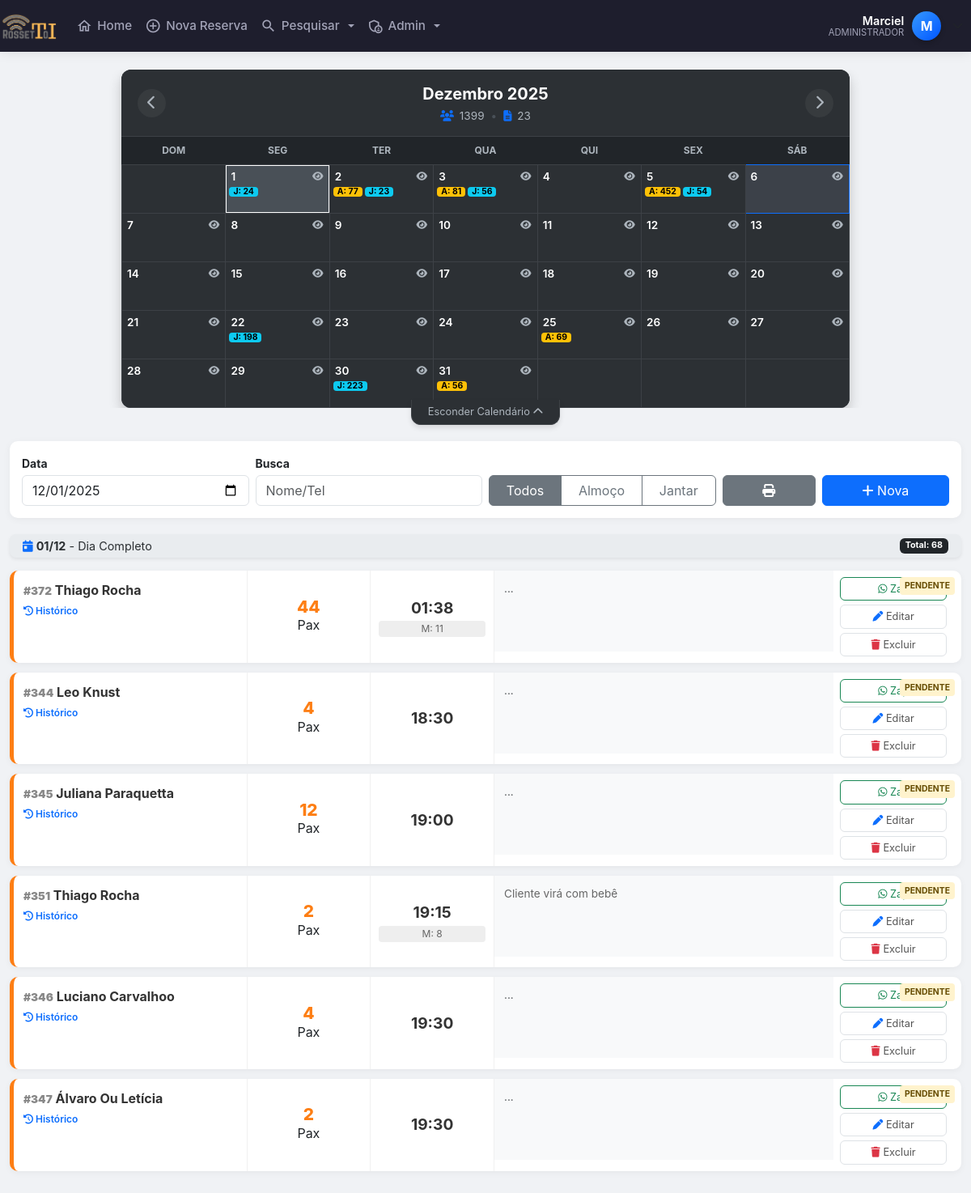
The app's page /demonstrar.php?filtro_data=2025-12-01 (signed in) with its own data.
### tables this page shows
CREATE TABLE `clientes` (
  `id` int(11) NOT NULL AUTO_INCREMENT,
  `nome` varchar(100) NOT NULL,
  `data` date NOT NULL,
  `num_pessoas` int(11) NOT NULL,
  `horario` time NOT NULL,
  `telefone` varchar(255) DEFAULT NULL,
  `telefone2` varchar(255) DEFAULT NULL,
  `tipo_evento` varchar(50) NOT NULL,
  `forma_pagamento` varchar(50) NOT NULL,
  `valor_rodizio` int(11) DEFAULT NULL,
  `num_mesa` varchar(255) DEFAULT NULL,
  `observacoes` varchar(300) NOT NULL,
  `obsCliente` varchar(255) DEFAULT NULL,
  `data_emissao` datetime NOT NULL DEFAULT current_timestamp(),
  `status` tinyint(1) DEFAULT 1,
  `confirmado` tinyint(1) DEFAULT 0,
  `usuario_id` int(11) DEFAULT NULL,
  `motivo_cancelamento` varchar(255) DEFAULT NULL,
  PRIMARY KEY (`id`)
);

### demonstrar.php (the view, shortened to what this page needs)
<?php
require 'config.php';
function renderizarListaReservas($pdo, $filtroData, $buscaTexto, $periodo) {
    $sqlWhere = " WHERE status != 0 ";
    $params   = [];
    if (!empty($filtroData)) {
        $sqlWhere .= " AND data = :data ";
        $params[':data'] = $filtroData;
    }
    $tituloPeriodo = "Dia Completo";
    $sqlTotal = $pdo->prepare("SELECT SUM(num_pessoas) as total FROM clientes $sqlWhere");
    $sqlTotal->execute($params);
    $total_pessoas = $sqlTotal->fetch()['total'] ?? 0;
    $sql = $pdo->prepare("SELECT * FROM clientes $sqlWhere ORDER BY horario ASC");
    $sql->execute($params);
    $reservas = $sql->fetchAll(PDO::FETCH_ASSOC);
    ?>
    <div class="alert alert-secondary py-1 px-3 d-flex justify-content-between align-items-center mb-3 shadow-sm" style="font-size:0.9rem; border-radius:8px; border:none; background:#e9ecef;">
        <span>
            <i class="fas fa-calendar-day text-primary"></i> <strong><?= date('d/m', strtotime($filtroData)) ?></strong> - <?= $tituloPeriodo ?>
        </span>
        <span class="badge bg-dark">Total: <?= $total_pessoas ?></span>
    </div>
    <div class="lista-reservas-conteudo">
        <?php if(count($reservas) > 0): ?>
            <?php foreach($reservas as $r):
                $isConfirmado = ($r['confirmado'] == 1);
                $classeBorda  = $isConfirmado ? 'status-confirmado' : 'status-pendente';
                $horaShort    = date("H:i", strtotime($r['horario']));
                $nome         = ucwords(strtolower($r['nome']));
                $telLimpo     = preg_replace('/[^0-9]/', '', $r['telefone']);
                $linkZapDireto= "https://wa.me/55$telLimpo";
                $msgZap       = "Olá $nome! Confirmando reserva para dia " . date('d/m', strtotime($r['data'])) . " às $horaShort para {$r['num_pessoas']} pessoas.";
                $linkZapComMsg= "https://wa.me/55$telLimpo?text=" . urlencode($msgZap);
            ?>
                <div class="reserva-card <?= $classeBorda ?>">
                    <span class="badge-status <?= $isConfirmado ? 'badge-ok' : 'badge-wait' ?>">
                        <?= $isConfirmado ? 'Confirmado' : 'Pendente' ?>
                    </span>
                    <div class="sec-info">
                        <div class="client-name">
                            <span class="id-reserva">#<?= $r['id'] ?></span> <?= htmlspecialchars($nome) ?>
                        </div>
                        <span class="btn-perfil" onclick="abrirModalPerfil('<?= $telLimpo ?>')">
                            <i class="fas fa-history"></i> <span class="d-none d-md-inline">Histórico</span>
                        </span>
                    </div>
                    <div class="sec-mobile-meta">
                        <div class="sec-pax">
                            <span class="pax-count"><?= (int)$r['num_pessoas'] ?></span>
                            <span class="pax-label">Pax</span>
                        </div>
                        <div class="sec-time">
                            <div class="time-display"><?= $horaShort ?></div>
                            <?php if(!empty($r['num_mesa'])): ?>
                                <div class="mesa-display">M: <?= htmlspecialchars($r['num_mesa']) ?></div>
                            <?php endif; ?>
                        </div>
                    </div>
                    <div class="sec-obs">
                        <?= empty($r['observacoes']) ? '<span class="text-muted">...</span>' : htmlspecialchars($r['observacoes']) ?>
                    </div>
                    <div class="sec-actions">
                        <button class="btn-action btn-whatsapp" onclick="abrirModalZap(<?= $r['id'] ?>, '<?= $linkZapComMsg ?>', '<?= $linkZapDireto ?>')">
                            <i class="fab fa-whatsapp"></i> <span class="btn-text">Zap</span>
                        </button>
                        <a href="editar_reserva.php?id=<?= $r['id'] ?>" class="btn-action">
                            <i class="fas fa-pen text-primary"></i> <span class="btn-text">Editar</span>
                        </a>
                        <a href="excluir_reserva.php?id=<?= $r['id'] ?>" class="btn-action" onclick="return confirm('Excluir?')">
                            <i class="fas fa-trash text-danger"></i> <span class="btn-text">Excluir</span>
                        </a>
                    </div>
                </div>
            <?php endforeach; ?>
        <?php else: ?>
            <div class="text-center py-4 text-muted">Nenhuma reserva encontrada para este filtro.</div>
        <?php endif; ?>
    </div>
    <?php
    return ob_get_clean();
}
require 'cabecalho.php';
$filtroData = $_REQUEST['filtro_data'] ?? date('Y-m-d');
$buscaTexto = $_REQUEST['busca_texto'] ?? '';
$periodo    = $_REQUEST['periodo'] ?? 'todos';
function generateCalendar(PDO $pdo, int $month, int $year): string {
    global $filtroData, $buscaTexto, $periodo;
    $stmt = $pdo->prepare("SELECT data, SUM(CASE WHEN horario BETWEEN '11:00:00' AND '17:59:00' THEN IF(status!=0, num_pessoas, 0) ELSE 0 END) AS almoco, SUM(CASE WHEN horario BETWEEN '18:00:00' AND '23:59:00' THEN IF(status!=0, num_pessoas, 0) ELSE 0 END) AS jantar FROM clientes WHERE MONTH(data) = :m AND YEAR(data) = :y GROUP BY data");
    $stmt->execute(['m' => $month, 'y' => $year]);
    $map = [];
    while($row = $stmt->fetch(PDO::FETCH_ASSOC)) $map[$row['data']] = $row;
    $stmtTotal = $pdo->prepare("SELECT COUNT(*) as total_res, SUM(num_pessoas) as total_pax FROM clientes WHERE MONTH(data) = :m AND YEAR(data) = :y AND status != 0");
    $stmtTotal->execute(['m' => $month, 'y' => $year]);
    $totaisMes = $stmtTotal->fetch(PDO::FETCH_ASSOC);
    $totalPaxMes = $totaisMes['total_pax'] ?? 0;
    $totalResMes = $totaisMes['total_res'] ?? 0;
    $firstDayTs = mktime(0,0,0,$month,1,$year);
    $numDays    = (int)date('t', $firstDayTs);
    $dayOfWeek  = (int)date('w', $firstDayTs);
    $today      = date('Y-m-d');
    $prevM = $month-1; $prevY = $year; if($prevM<1){$prevM=12;$prevY--;}
    $nextM = $month+1; $nextY = $year; if($nextM>12){$nextM=1;$nextY++;}
    $q = http_build_query(['filtro_data'=>$filtroData, 'busca_texto'=>$buscaTexto, 'periodo'=>$periodo]);
    $monthName = ["Janeiro","Fevereiro","Março","Abril","Maio","Junho","Julho","Agosto","Setembro","Outubro","Novembro","Dezembro"][$month-1] ?? $month;
    $html = "<div class='calendar-container'>";
    $html .= "<div class='cal-header-modern'>";
    $html .= "<a href='?month=$prevM&year=$prevY&$q' class='btn-nav-cal'><i class='fas fa-chevron-left'></i></a>";
    $html .= "<div class='cal-title-group'>";
    $html .= "  <span class='cal-month-year'>{$monthName} {$year}</span>";
    $html .= "  <div class='cal-stats-badges'>";
    $html .= "      <span title='Total de Pessoas'><i class='fas fa-users'></i> {$totalPaxMes}</span>";
    $html .= "      <span class='divider'>•</span>";
    $html .= "      <span title='Total de Reservas'><i class='fas fa-file-alt'></i> {$totalResMes}</span>";
    $html .= "  </div>";
    $html .= "</div>";
    $html .= "<a href='?month=$nextM&year=$nextY&$q' class='btn-nav-cal'><i class='fas fa-chevron-right'></i></a>";
    $html .= "</div>";
    $html .= "<div class='table-responsive'><table class='cal-table'>";
    $html .= "<thead><tr><th>Dom</th><th>Seg</th><th>Ter</th><th>Qua</th><th>Qui</th><th>Sex</th><th>Sáb</th></tr></thead><tbody><tr>";
    if($dayOfWeek > 0) { for($i=0;$i<$dayOfWeek;$i++) $html .= "<td class='empty'></td>"; }
    $d = 1;
    while($d <= $numDays){
        if($dayOfWeek==7){ $dayOfWeek=0; $html.="</tr><tr>"; }
        $currDate = sprintf('%04d-%02d-%02d', $year, $month, $d);
        $alm = $map[$currDate]['almoco'] ?? 0;
        $jan = $map[$currDate]['jantar'] ?? 0;
        $cls = ($currDate === $today) ? 'today' : '';
        if($currDate === $filtroData) $cls .= ' selected';
        $html .= "<td class='day-cell $cls' onclick=\"mudarData('$currDate', this)\">";
        $html .= "  <div class='d-flex justify-content-between align-items-start'>";
        $html .= "      <span class='day-num'>$d</span>";
        $html .= "      <button class='btn-eye-sm' onclick=\"verReservasDia('$currDate', event)\"><i class='fas fa-eye'></i></button>";
        $html .= "  </div>";
        $html .= "  <div class='pills-container'>";
        if($alm > 0) $html .= "<span class='pill pill-a'>A: $alm</span>";
        if($jan > 0) $html .= "<span class='pill pill-j'>J: $jan</span>";
        $html .= "  </div>";
        $html .= "</td>";
        $d++; $dayOfWeek++;
    }
    if($dayOfWeek!=7){ for($i=0;$i<(7-$dayOfWeek);$i++) $html .= "<td class='empty'></td>"; }
    $html .= "</tr></tbody></table></div></div>";
    return $html;
}
$refMes = isset($_GET['month']) ? (int)$_GET['month'] : (int)date('m', strtotime($filtroData));
$refAno = isset($_GET['year'])  ? (int)$_GET['year']  : (int)date('Y', strtotime($filtroData));
$calendarHtml = generateCalendar($pdo, $refMes, $refAno);
?>
<!DOCTYPE html>
<html lang="pt-br">
<head>
    <link href="https://cdn.jsdelivr.net/npm/bootstrap@5.3.0/dist/css/bootstrap.min.css" rel="stylesheet">
    <link rel="stylesheet" href="https://cdnjs.cloudflare.com/ajax/libs/font-awesome/6.4.0/css/all.min.css">
</head>
<body>
<div class="container-fluid mt-3 no-print">
    <div id="cal-wrapper">
        <?= $calendarHtml ?>
    </div>
    <div class="toggle-cal-container">
        <button class="btn-toggle-cal" onclick="toggleCal()" id="btnToggleText">
            Esconder Calendário <i class="fas fa-chevron-up"></i>
        </button>
    </div>
    <div class="filter-bar">
        <form method="GET" class="row g-2 align-items-end" id="formFiltro">
            <div class="col-md-3 col-6">
                <label class="form-label fw-bold small mb-1">Data</label>
                <input type="date" name="filtro_data" id="filtro_data" class="form-control" value="<?= htmlspecialchars($filtroData) ?>" onchange="carregarListaAjax()">
            </div>
            <div class="col-md-3 col-6">
                <label class="form-label fw-bold small mb-1">Busca</label>
                <input type="text" name="busca_texto" id="busca_texto" class="form-control" placeholder="Nome/Tel" value="<?= htmlspecialchars($buscaTexto) ?>" onkeyup="carregarListaAjax()">
            </div>
            <div class="col-md-3 col-12">
                <div class="btn-group w-100" role="group">
                    <button type="button" onclick="setPeriodo('todos')" class="btn btn-outline-secondary active" id="btn-todos">Todos</button>
                    <button type="button" onclick="setPeriodo('almoco')" class="btn btn-outline-secondary" id="btn-almoco">Almoço</button>
                    <button type="button" onclick="setPeriodo('jantar')" class="btn btn-outline-secondary" id="btn-jantar">Jantar</button>
                </div>
            </div>
            <div class="col-md-3 col-12 d-flex gap-2">
                <button type="button" onclick="imprimirReservas()" class="btn btn-secondary flex-grow-1"><i class="fas fa-print"></i></button>
                <a href="adicionar_reserva.php" class="btn btn-primary flex-grow-1"><i class="fas fa-plus"></i> Nova</a>
            </div>
        </form>
    </div>
    <div id="area-lista-reservas">
        <?= renderizarListaReservas($pdo, $filtroData, $buscaTexto, $periodo) ?>
    </div>
</div>
</body>
</html>

### cabecalho.php (shortened to what this page needs)
<?php
require 'config.php';
$nome_usuario = "Visitante";
$status = null;
$letra_avatar = "U";
if (isset($_SESSION['mmnlogin'])) {
    $user_id = $_SESSION['mmnlogin'];
    try {
        $sql = $pdo->prepare("SELECT nome, status, email FROM login WHERE id = :id");
        $sql->bindValue(':id', $user_id);
        $sql->execute();
        if ($sql->rowCount() > 0) {
            $usuario = $sql->fetch(PDO::FETCH_ASSOC);
            $nome_completo = ucwords(strtolower($usuario['nome']));
            $partes_nome = explode(' ', $nome_completo);
            $nome_usuario = $partes_nome[0];
            $status = $usuario['status'];
            $letra_avatar = strtoupper(substr($nome_usuario, 0, 1));
        }
    } catch (PDOException $e) {
    }
}
?>
<!DOCTYPE html>
<html lang="pt-br">
<head>
    <link rel="stylesheet" href="https://cdn.jsdelivr.net/npm/bootstrap@4.6.2/dist/css/bootstrap.min.css">
    <link rel="stylesheet" href="https://cdnjs.cloudflare.com/ajax/libs/font-awesome/6.5.0/css/all.min.css">
</head>
<body>
<nav class="navbar navbar-expand-lg navbar-dark fixed-top navbar-custom">
    <a class="navbar-brand mr-auto" href="index.php">
        <img src="./rossetto28.png" alt="Logo">
    </a>
    <div class="collapse navbar-collapse" id="menuPrincipal">
        <ul class="navbar-nav mr-auto ml-3">
            <li class="nav-item">
                <a class="nav-link" href="index.php">
                    <i class="material-icons-outlined">home</i> Home
                </a>
            </li>
            <li class="nav-item">
                <a class="nav-link" href="adicionar_reserva.php">
                    <i class="material-icons-outlined">add_circle_outline</i> Nova Reserva
                </a>
            </li>
            <li class="nav-item dropdown">
                <a class="nav-link dropdown-toggle" href="#" id="dropPesquisa" data-toggle="dropdown" aria-haspopup="true" aria-expanded="false">
                    <i class="material-icons-outlined">search</i> Pesquisar
                </a>
            </li>
            <?php if ($status == 1): ?>
            <li class="nav-item dropdown">
                <a class="nav-link dropdown-toggle" href="#" id="dropAdmin" data-toggle="dropdown" aria-haspopup="true" aria-expanded="false">
                    <i class="material-icons-outlined">admin_panel_settings</i> Admin
                </a>
            </li>
            <?php endif; ?>
        </ul>
        <ul class="navbar-nav d-none d-lg-flex align-items-center">
            <li class="nav-item dropdown">
                <div class="user-profile-widget" data-toggle="dropdown" aria-haspopup="true" aria-expanded="false">
                    <div class="user-info text-right">
                        <span class="user-name"><?= htmlspecialchars($nome_usuario) ?></span>
                        <span class="user-role"><?= ($status == 1) ? 'Administrador' : 'Colaborador' ?></span>
                    </div>
                    <div class="user-avatar">
                        <?= $letra_avatar ?>
                    </div>
                    <i class="fas fa-chevron-down text-muted ml-1" style="font-size: 0.8rem;"></i>
                </div>
            </li>
        </ul>
    </div>
</nav>
</body>
</html>

### cabecalho.php (style rules this page uses)
:root { --primary-bg: #1e1e2d; --active-color: #3699ff; --text-color: #a2a3b7; --text-hover: #ffffff; }
body { padding-top: 70px; background-color: #f5f8fa; }
.navbar-custom { background-color: var(--primary-bg); box-shadow: 0 0 15px rgba(0,0,0,0.1); padding: 0.5rem 1rem; }
.navbar-brand img { height: 35px; transition: transform 0.2s; }
.navbar-dark .navbar-nav .nav-link { color: var(--text-color); font-weight: 500; font-size: 0.95rem; display: flex; align-items: center; gap: 6px; padding: 0.8rem 1rem; border-radius: 6px; transition: all 0.2s ease; }
.material-icons-outlined { font-size: 20px; }
.user-profile-widget { cursor: pointer; padding: 5px 10px; border-radius: 50px; transition: background 0.2s; display: flex; align-items: center; gap: 10px; }
.user-avatar { width: 36px; height: 36px; background: linear-gradient(135deg, #3699ff, #0055ff); color: white; border-radius: 50%; display: flex; align-items: center; justify-content: center; font-weight: 700; font-size: 16px; box-shadow: 0 3px 6px rgba(0,0,0,0.2); }
.user-info { display: flex; flex-direction: column; line-height: 1.1; }
.user-name { color: white; font-weight: 600; font-size: 0.9rem; }
.user-role { color: var(--text-color); font-size: 0.7rem; text-transform: uppercase; }

### records on screen
clientes: confirmado "PENDENTE", id "372", nome "Thiago Rocha", num_pessoas "44", horario "01:38", num_mesa "11"
clientes: confirmado "PENDENTE", id "344", nome "Leo Knust", num_pessoas "4", horario "18:30"
clientes: confirmado "PENDENTE", id "345", nome "Juliana Paraquetta", num_pessoas "12", horario "19:00"
clientes: confirmado "PENDENTE", id "351", nome "Thiago Rocha", num_pessoas "2", horario "19:15", num_mesa "8", observacoes "Cliente virá com bebê"
clientes: confirmado "PENDENTE", id "346", nome "Luciano Carvalhoo", num_pessoas "4", horario "19:30"
clientes: confirmado "PENDENTE", id "347", nome "Álvaro Ou Letícia", num_pessoas "2", horario "19:30"

### other values on screen
$nome_usuario "Marciel"
$letra_avatar "M"
$monthName "Dezembro"
$year "2025"
$totalPaxMes "1399"
$totalResMes "23"
$jan "24"
$alm "77"
$jan "23"
$alm "81"
$jan "56"
$alm "452"
$jan "54"
$jan "198"
$alm "69"
